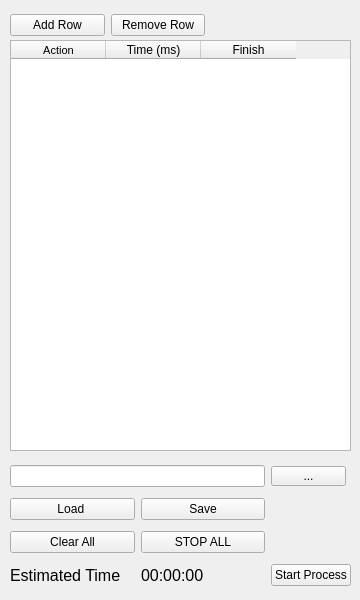
    <widget class="QWidget" name="control_procedure_tab">
     <attribute name="title">
      <string>Control Procedure</string>
     </attribute>
     <widget class="QTableWidget" name="ControlProcedureList">
      <property name="geometry">
       <rect>
        <x>10</x>
        <y>40</y>
        <width>341</width>
        <height>411</height>
       </rect>
      </property>
      <attribute name="horizontalHeaderCascadingSectionResizes">
       <bool>false</bool>
      </attribute>
      <attribute name="horizontalHeaderDefaultSectionSize">
       <number>95</number>
      </attribute>
      <column>
       <property name="text">
        <string>Action</string>
       </property>
       <property name="font">
        <font>
         <pointsize>8</pointsize>
        </font>
       </property>
      </column>
      <column>
       <property name="text">
        <string>Time (ms)</string>
       </property>
      </column>
      <column>
       <property name="text">
        <string>Finish</string>
       </property>
      </column>
     </widget>
     <widget class="QWidget" name="horizontalLayoutWidget">
      <property name="geometry">
       <rect>
        <x>10</x>
        <y>10</y>
        <width>195</width>
        <height>30</height>
       </rect>
      </property>
      <layout class="QHBoxLayout" name="horizontalLayout_3">
       <item>
        <widget class="QPushButton" name="AddRowBtn">
         <property name="text">
          <string>Add Row</string>
         </property>
        </widget>
       </item>
       <item>
        <widget class="QPushButton" name="RemoveRowBtn">
         <property name="text">
          <string>Remove Row</string>
         </property>
        </widget>
       </item>
      </layout>
     </widget>
     <widget class="QWidget" name="gridLayoutWidget">
      <property name="geometry">
       <rect>
        <x>10</x>
        <y>460</y>
        <width>341</width>
        <height>131</height>
       </rect>
      </property>
      <layout class="QGridLayout" name="gridLayout_8">
       <item row="3" column="2">
        <widget class="QPushButton" name="StartProcessBtn">
         <property name="text">
          <string>Start Process</string>
         </property>
        </widget>
       </item>
       <item row="0" column="2">
        <widget class="QPushButton" name="ProcessSourceFileDialog">
         <property name="maximumSize">
          <size>
           <width>75</width>
           <height>20</height>
          </size>
         </property>
         <property name="text">
          <string>...</string>
         </property>
         <property name="checkable">
          <bool>false</bool>
         </property>
         <property name="flat">
          <bool>false</bool>
         </property>
        </widget>
       </item>
       <item row="0" column="0" colspan="2">
        <widget class="QLineEdit" name="ProcessSourceFilePath"/>
       </item>
       <item row="1" column="0">
        <widget class="QPushButton" name="LoadProcedureBtn">
         <property name="enabled">
          <bool>true</bool>
         </property>
         <property name="text">
          <string>Load </string>
         </property>
        </widget>
       </item>
       <item row="1" column="1">
        <widget class="QPushButton" name="SaveProcedureBtn">
         <property name="enabled">
          <bool>true</bool>
         </property>
         <property name="text">
          <string>Save</string>
         </property>
        </widget>
       </item>
       <item row="2" column="0">
        <widget class="QPushButton" name="ClearAllBtn">
         <property name="text">
          <string>Clear All</string>
         </property>
        </widget>
       </item>
       <item row="2" column="1">
        <widget class="QPushButton" name="STOPALLBtn">
         <property name="text">
          <string>STOP ALL</string>
         </property>
        </widget>
       </item>
       <item row="3" column="0">
        <widget class="QLabel" name="label_26">
         <property name="font">
          <font>
           <pointsize>12</pointsize>
          </font>
         </property>
         <property name="text">
          <string>Estimated Time</string>
         </property>
        </widget>
       </item>
       <item row="3" column="1">
        <widget class="QLabel" name="ProcedureEstimatedTime">
         <property name="font">
          <font>
           <pointsize>12</pointsize>
          </font>
         </property>
         <property name="text">
          <string>00:00:00</string>
         </property>
        </widget>
       </item>
      </layout>
     </widget>
    </widget>
